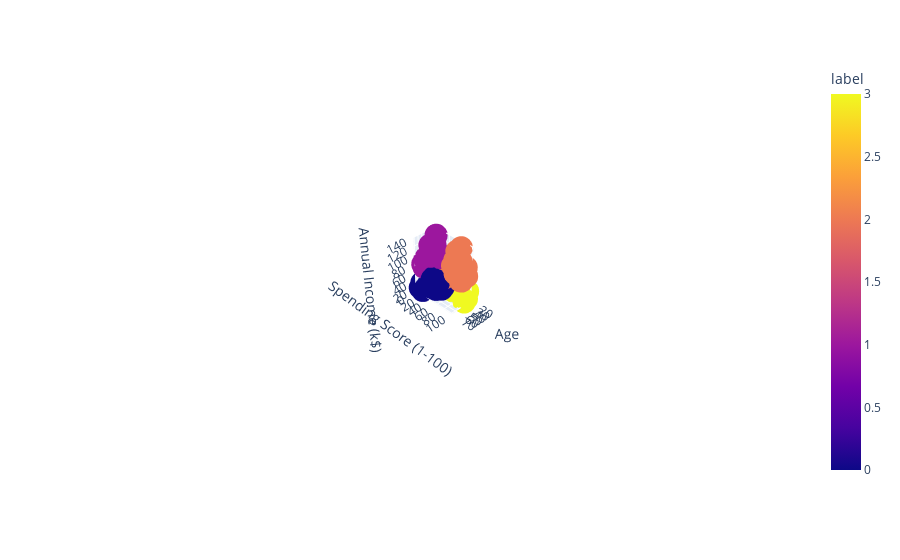

The notebook cell this image was saved under:
### Code cell
fig = px.scatter_3d(data, x='Age', y='Spending Score (1-100)', z='Annual Income (k$)',color='label')
fig.show()
fig.write_html("file5k.html")

### Figure 1 — Plotly figure (JSON) as saved in the notebook; plotly's stock layout.template omitted (floating-point values rounded to 4 significant figures; data arrays with more than 128 entries replaced by an {"elided": "..."} marker saying what was removed)
{"data": [{"hovertemplate": "Age=%{x}<br>Spending Score (1-100)=%{y}<br>Annual Income (k$)=%{z}<br>label=%{marker.color}<extra></extra>", "legendgroup": "", "marker": {"color": {"elided": "200 int values"}, "coloraxis": "coloraxis", "symbol": "circle"}, "mode": "markers", "name": "", "scene": "scene", "showlegend": false, "type": "scatter3d", "x": {"elided": "200 int values"}, "y": {"elided": "200 int values"}, "z": {"elided": "200 int values"}}], "layout": {"autosize": true, "coloraxis": {"colorbar": {"title": {"text": "label"}}, "colorscale": [[0, "#0d0887"], [0.1111, "#46039f"], [0.2222, "#7201a8"], [0.3333, "#9c179e"], [0.4444, "#bd3786"], [0.5556, "#d8576b"], [0.6667, "#ed7953"], [0.7778, "#fb9f3a"], [0.8889, "#fdca26"], [1, "#f0f921"]]}, "legend": {"tracegroupgap": 0}, "margin": {"t": 60}, "scene": {"aspectmode": "auto", "aspectratio": {"x": 0.6093, "y": 1.148, "z": 1.429}, "camera": {"center": {"x": 0, "y": 0, "z": 0}, "eye": {"x": 6.308, "y": 6.308, "z": 6.308}, "projection": {"type": "perspective"}, "up": {"x": 0, "y": 0, "z": 1}}, "domain": {"x": [0, 1], "y": [0, 1]}, "xaxis": {"title": {"text": "Age"}, "type": "linear"}, "yaxis": {"title": {"text": "Spending Score (1-100)"}, "type": "linear"}, "zaxis": {"title": {"text": "Annual Income (k$)"}, "type": "linear"}}}}
